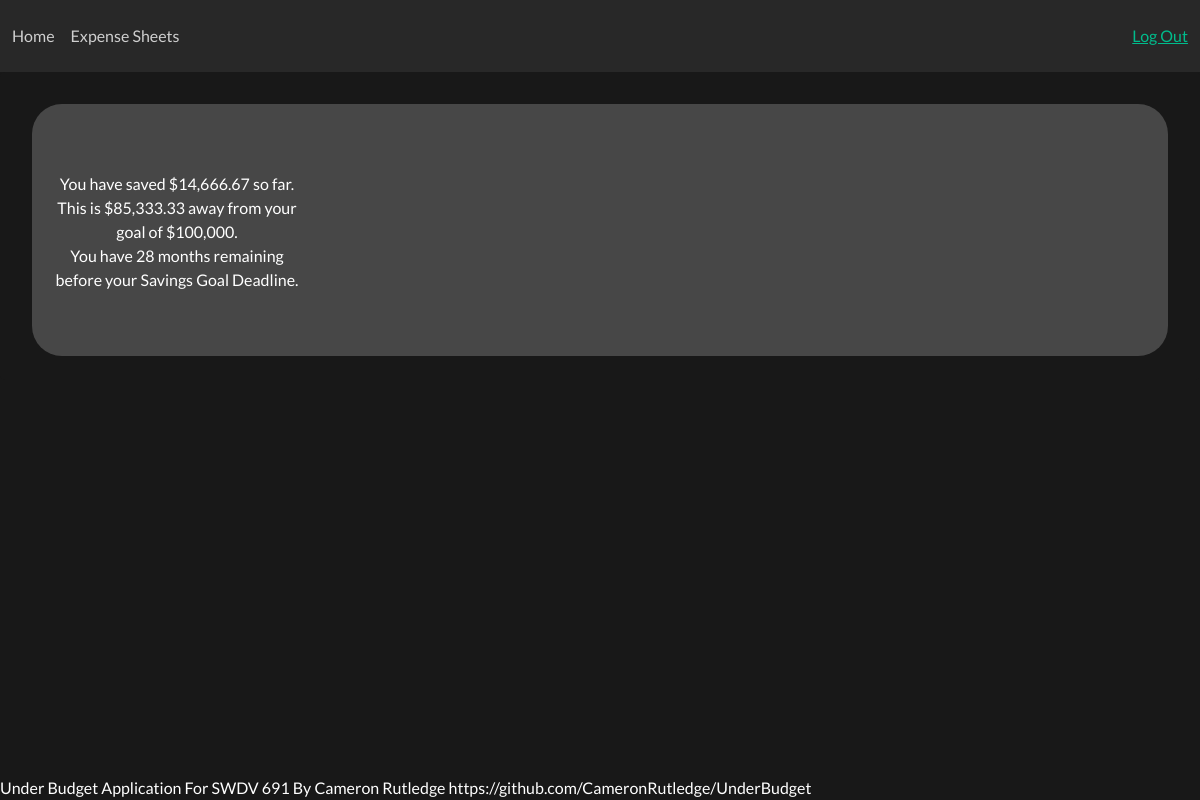
Page /expensesheets (signed in) on the earlier database version.
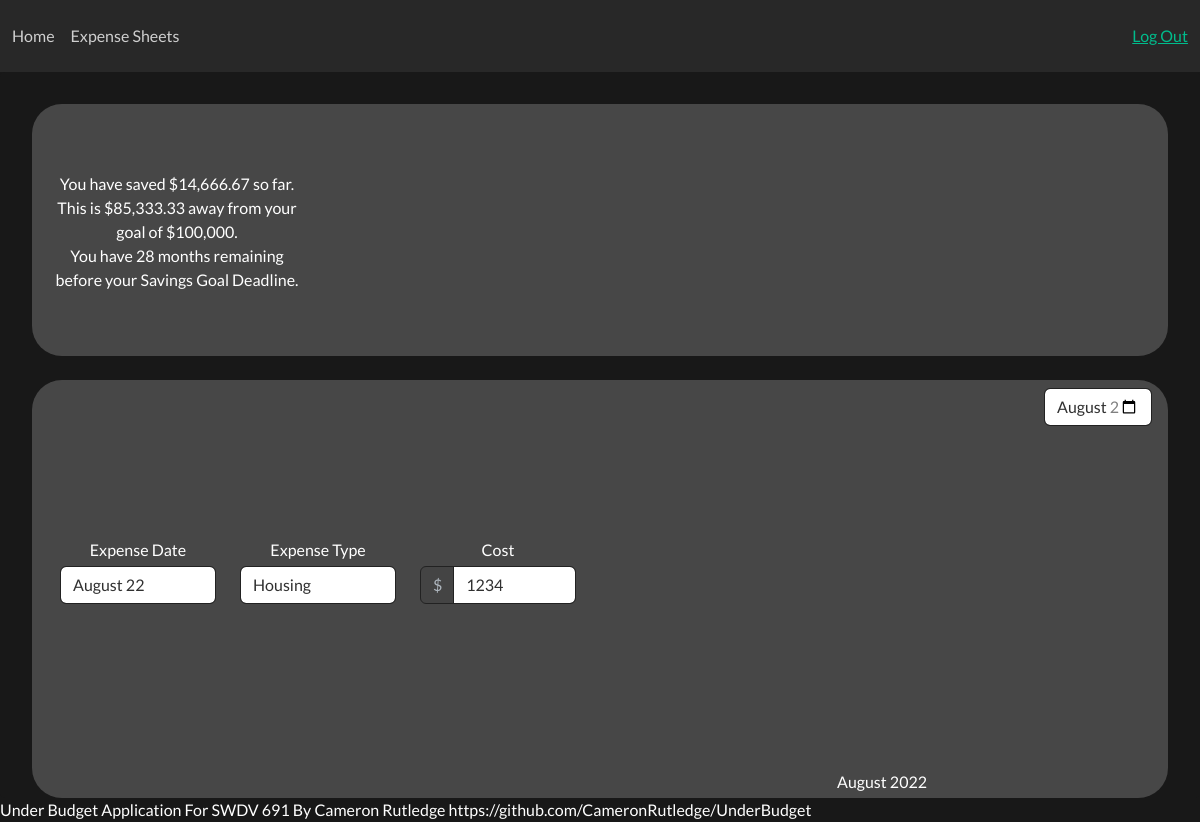
Same page on the later database version.
### models.py (models this page shows, shortened)
class Expense(db.Model):
    expense_id = db.Column(db.Integer, primary_key = True)
    expense_type = db.Column(db.String)
    cost = db.Column(db.Integer)
    date = db.Column(db.Date)
    month_id = db.Column(db.Integer, db.ForeignKey('month.month_id'))

### main.py (the view)
@app.route('/expensesheets', methods=['GET'])
@login_required
def expensesheets():
    if current_user.savings_date is None:
        flash ('Please input your annual salary, the total amount you want to save, and your goal deadline first', 'danger')
        return(redirect(url_for('home')))
    today = date.today()
    min = current_user.date_created.strftime('%Y-%m')
    max = today.strftime('%Y-%m')
    savingsPeriod = (current_user.savings_date.year - current_user.date_created.year) * 12 + current_user.savings_date.month - current_user.date_created.month
    timeElapsed = (today.year - current_user.date_created.year) * 12 + today.month - current_user.date_created.month
    timeRemaining = savingsPeriod - timeElapsed
    savingsProgress = ['You have saved ${} so far.'.format("{:,}".format(round(current_user.current_savings, 2))), 'This is ${} away from your goal of ${}.'.format("{:,}".format(round(current_user.savings_goal - current_user.current_savings, 2)), "{:,}".format(current_user.savings_goal)), 'You have {} months remaining before your Savings Goal Deadline.'.format(timeRemaining)]
    if session.get('monthSelect') is None:
        if session.get('monthError') is not None:
            flash(session['monthError'], 'danger')
            session['monthError'] = None
        getMonth = Month.query.filter_by(user_id=current_user.id, date=strip_date(today)).first()
    else:
        getMonth = Month.query.filter_by(month_id=session['monthSelect']).first()
        session['monthSelect'] = None
    expenses = Expense.query.filter_by(month_id=getMonth.month_id).all()
    allMonths = Month.query.filter_by(user_id=current_user.id).all()
    bar_chart_array = [['Month', 'Total Expenses', 'Housing', 'Transportation', 'Food', 'Entertainment', 'Misc'], ]
    for month in allMonths:
        expenseSum = Expense.query.filter_by(month_id=month.month_id).all()
        current_month = [month.date.strftime('%B %Y'), 0, 0, 0, 0, 0, 0]
        for expense in expenseSum:
            if expense.expense_type == 'Housing':
                current_month[1] += expense.cost
                current_month[2] += expense.cost
            elif expense.expense_type == 'Transportation':
                current_month[1] += expense.cost
                current_month[3] += expense.cost
            elif expense.expense_type == 'Food':
                current_month[1] += expense.cost
                current_month[4] += expense.cost
            elif expense.expense_type == 'Entertainment':
                current_month[1] += expense.cost
                current_month[5] += expense.cost
            elif expense.expense_type == 'Misc.':
                current_month[1] += expense.cost
                current_month[6] += expense.cost
        bar_chart_array.append(current_month)
    return render_template('expensesheets.html', expenses = expenses, min = min, monthSelected = getMonth.date.strftime('%Y-%m'), max = max, savingsProgress = savingsProgress, bar_chart_array = bar_chart_array)

### main.py (called while the page is built)
def strip_date(date):
    return date.replace(day=1)

### models.py (called while the page is built)
@login_manager.user_loader
def load_user(user_id):
    return User.query.get(user_id)

### templates/expensesheets.html (shortened to what this page needs)
{% extends 'base.html' %}
{% block authenticated_content %}
<div class='container-top'>
  <div class='row align-items-center justify-content-center'>
    <div class='col-3  text-center display'>
      {% for progress in savingsProgress %}
        <div> {{ progress }} </div>
      {% endfor %}
    </div>
    <div class='col-9'>
      <div id='barchart' style='width:100%; min-height: 30vh;'></div>
    </div>
  </div>
</div>
{% if expenses %}
<div class='container-bottom'>
  <div class='row align-items-center justify-content-center'>
    <div class='col'>
      <div class='container-fluid overflow-auto' style='max-height: 45vh'>
        {% for expense in expenses %}
        <form class='form-group'>
          <div class='row align-items-center justify-content-center'>
            <div class='col'>
              <div class='row'>
                <div class='text-center display'>Expense Date</div>
              </div>
              <div class='row'>
                <div class='input-group mb-3'>
                  <div class='form-control'>
                    {{ expense.date.strftime('%B %d') }}
                  </div>
                </div>
              </div>
            </div>
            <div class='col'>
              <div class='row'>
                <div class='text-center display'>Expense Type</div>
              </div>
              <div class='row'>
                <div class='input-group mb-3'>
                  <div class='form-control type_display' value='{{ expense.expense_type }}'>
                    {{ expense.expense_type }}
                  </div>
                </div>
              </div>
            </div>
            <div class='col'>
              <div class='row'>
                <div class='text-center display'>Cost</div>
              </div>
              <div class='row'>
                <div class='input-group mb-3'>
                  <div class='input-group-prepend'>
                    <span class='input-group-text'>$</span>
                  </div>
                  <div class='form-control cost_display' value='{{ expense.cost }}'>
                    {{ expense.cost }}
                  </div>
                </div>
              </div>
            </div>
          </div>
        </form>
        {% endfor %}
      </div>
    </div>
    <div class='col'>
      <form class='form-group float-right' style='width:20%; margin: 0' method='POST'>
        <input class='form-control month_select' type='month' min='{{ min }}' value='{{ monthSelected }}' max='{{ max }}'>
      </form>
      <div id='piechart_3d' style='clear: both; width:100%; min-height: 43vh;'></div>
      <div class='text-center display' id='month_overview'>{{ expenses[0].date.strftime('%B %Y') }}</div>
    </div>
  </div>
</div>
{% endif %}
{% endblock %}

### templates/base.html (shortened to what this page needs)
<html lang='en'>
<head>
  <link rel='stylesheet' href='https://stackpath.bootstrapcdn.com/bootstrap/4.1.3/css/bootstrap.min.css'>
  <link rel='stylesheet' href='https://bootswatch.com/5/darkly/bootstrap.css'>
  <link rel='stylesheet' href='{{ url_for('static', filename='css/style.css') }}'>
</head>
<body>
  <div class='flex-wrapper'>
    <nav class='navbar navbar-expand-lg navbar-dark'>
      <div class='navbar-nav mr-auto'>
        <a class='nav-item nav-link' href='{{ url_for('home') }}'>Home</a>
        <a class='nav-item nav-link' href='{{ url_for('expensesheets') }}'>Expense Sheets</a>
      </div>
      <div class='navbar-nav ml-auto'>
        {% if current_user.is_authenticated %}
        <li class='nav-link'><a href='{{ url_for('logout') }}'>Log Out</a></li>
        {% else %}
        <li class='nav-link'><a href='{{ url_for('login') }}'>Log In</a></li>
        <li class='nav-link'><a href='{{ url_for('register') }}'>Register</a></li>
        {% endif %}
      </div>
    </nav>
    <div class='jumbotron'>
      {% block authenticated_content %}
      {% endblock %}
    </div>
    <div class='footer'>
          <div>Under Budget Application For SWDV 691 By Cameron Rutledge https://github.com/CameronRutledge/UnderBudget</div>
    </div>
  </div>
</body>

### static/css/style.css (style rules this page uses)
.navbar-dark .navbar-nav .nav-link { color: #CFCFCF; }
.navbar-dark { background-color: #282828; padding-right: .5vh; padding-left: .5vh; }
.jumbotron { background-color: #181818; margin-bottom: 0; padding: 2rem; padding-bottom: 0; }
.row { padding-bottom: .5vh; }
.container-top { background-color: #474747; padding-top: 1vh; padding-right: 2vh; padding-left: 2vh; border-radius: 30px; margin-bottom: 3vh; }
.container-bottom { background-color: #474747; padding-top: 1vh; padding-right: 2vh; padding-left: 2vh; border-radius: 30px; }
.display { font-size: 2vh; }
.flex-wrapper { display: flex; min-height: 100vh; flex-direction: column; justify-content: flex-start; }
.footer { margin-top: auto; }
html { height: 100vh; }
body { background-color: #181818; height: 100vh; position: relative; }

Differences in the rows shown:
added Expense: date "August 22", expense_type "Housing", cost "1234", date "August 2022"
Other differences:
form field monthSelected: (not shown) → "2022-08"
